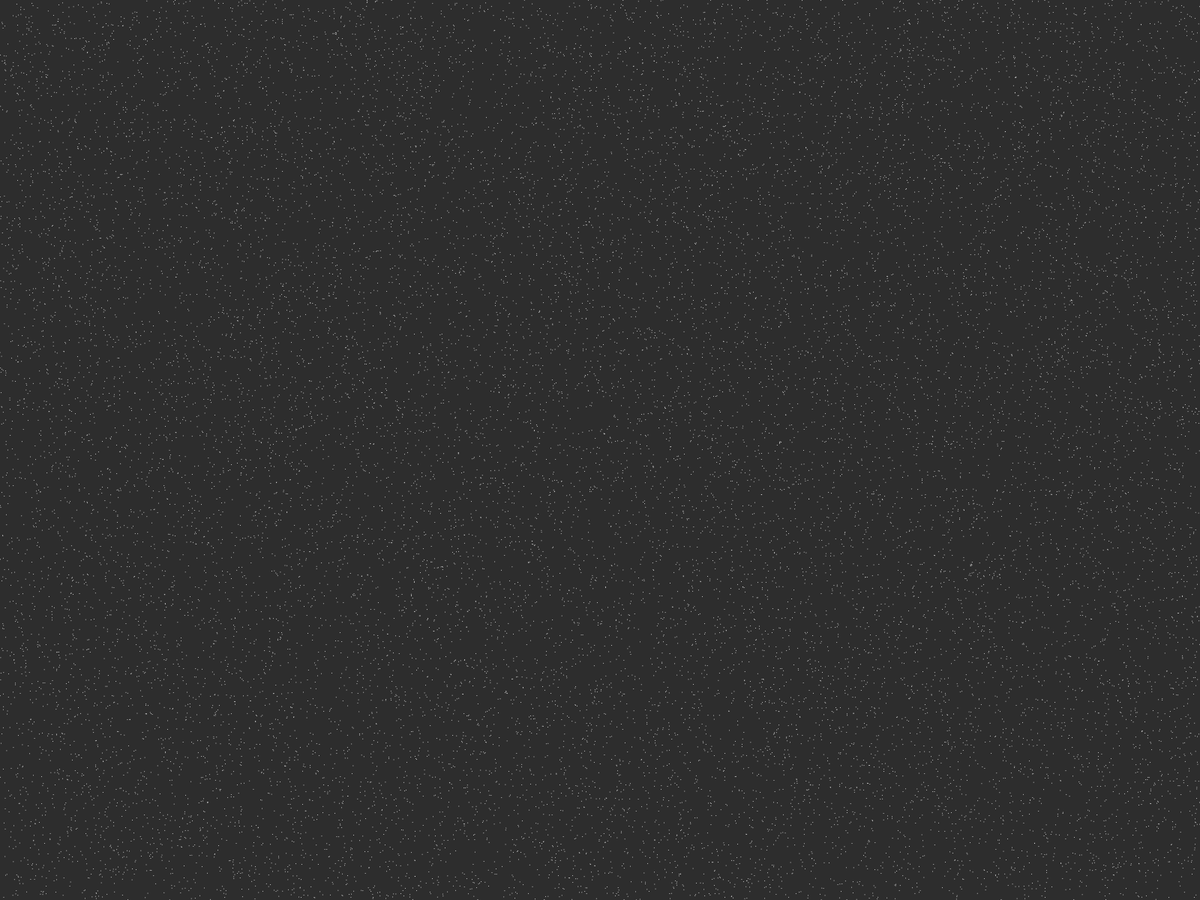
Frame 1 (no input)
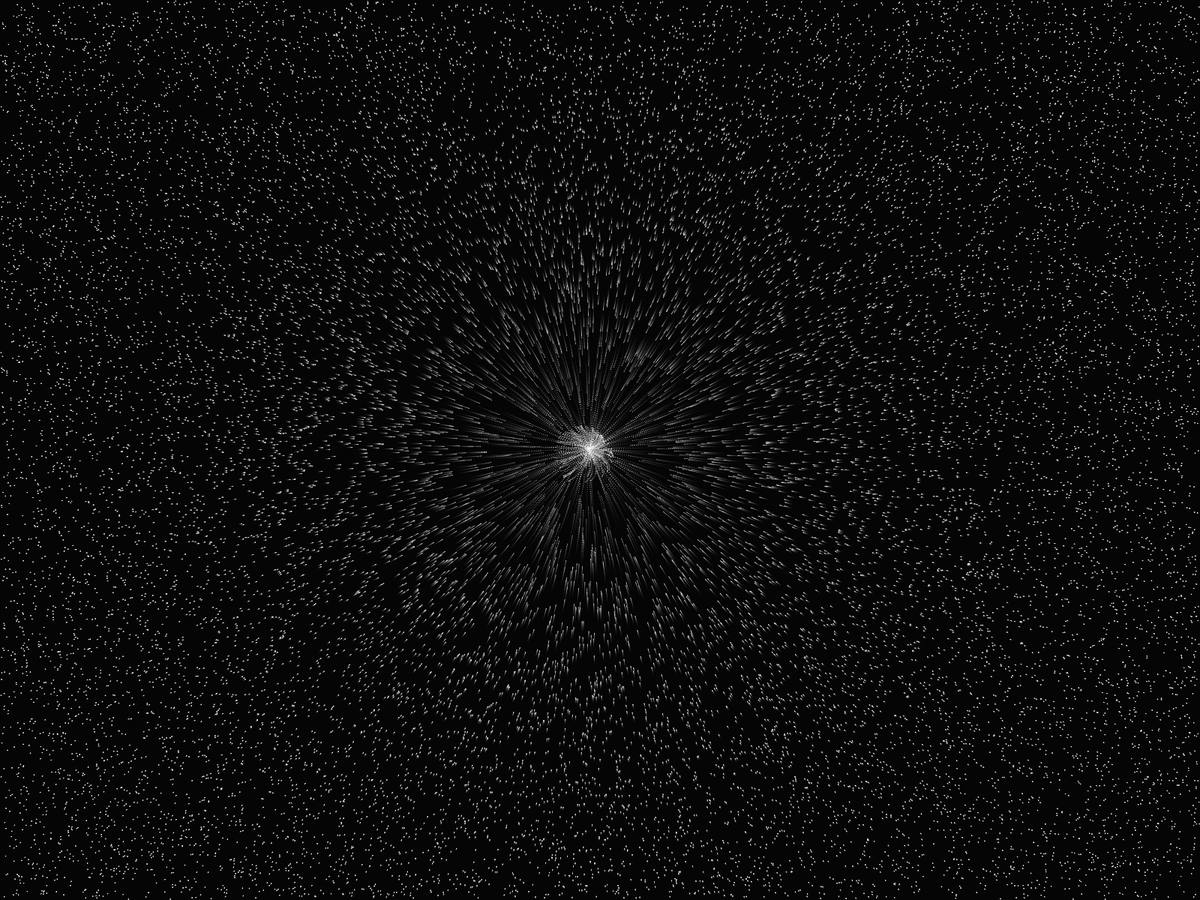
Frame 60 (the mouse pressed at the canvas centre just before this capture)
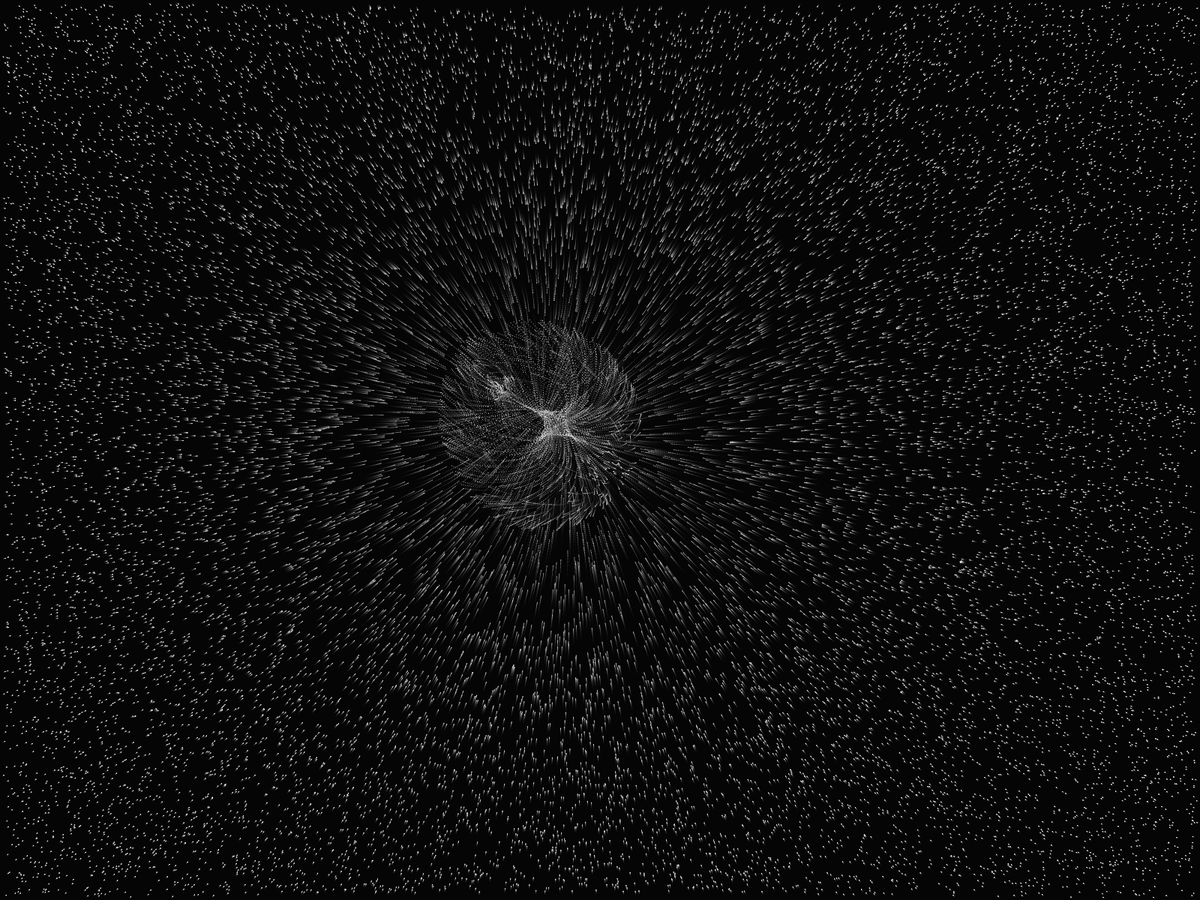
Frame 120 (the mouse held since frame 60 and released just before this capture)

The Processing sketch that drew these frames (run headless with seeded random() and noise(); from frame 60 on, the mouse is pressed at the canvas centre):

// Processing sketch: attractor_art_2
// ── attractor_art_2.pde
Attractor att;
Mover[] m = new Mover[20000];

float time;
int timer;

void setup() {
  //size(900,900);
  fullScreen();
  background(50);
  
  att = new Attractor();
  
  for(int i = 0; i < m.length; i++) {
    m[i] = new Mover();
  }
  
  time = 0;
  timer = 1;
}

void draw() {
  bg();
  
  for(int i = 1; i < m.length; i++) {
    m[i].applyForce(att.attraction(6,m[i]));
    //m[i].update();
    if(i > 1){
      m[i].update(m[i-1]);
    } else { m[i].update(); }
    m[i].edge(4);
    m[i].displayC();
    //m[i].displayL();
  }
  
  att.applyForce(att.perlin(time));
  att.update();
  att.rJump(timer);
  att.edge(4);
  //att.display();
  
  time += 0.1;
  timer ++;
  
}

void bg() {
  push();
  noStroke();
  fill(0,25);
  rect(0,0,width,height);
  pop();
}

// ── Attractor.pde
class Attractor {
  
  PVector location;
  PVector velocity;
  PVector acceleration;
  
  float mass;
  float maxSpeed;
  
  Attractor() {
    location = new PVector(width/2,height/2);
    velocity = new PVector();
    acceleration = new PVector();
    
    mass = 100;
    maxSpeed = 2;
  }
  
  void display() {
    push();
    noStroke();
    fill(0,10);
    circle(location.x,location.y,25);
    pop();
  }
  
  void update() {
    velocity.add(acceleration);
    velocity.limit(maxSpeed);
    location.add(velocity);
    acceleration.mult(0);
  }
  
  void rJump(float time) {
    if((time%560) == 0) {
      println(time, time%120);
      location.set(random(width),random(height));
    }
  }
  
  void applyForce(PVector force) {
    PVector a = PVector.div(force,mass);
    acceleration.add(force);
  }
  
  PVector perlin(float time) {
    PVector force = new PVector(map(noise(time),0,1,-1,1),map(noise(time+1000),0,1,-1,1));
    return force;
  }
  
  PVector attraction(float g, Mover m) {
    PVector force =  PVector.sub(location,m.location);
    float distance = force.mag();
    distance = constrain(distance,mass,sq(mass));
    force.normalize();
    float strength = (g * m.mass * mass)/(distance * distance);
    
    return force.mult(strength);
  }
  
  void edge(int i) {
    switch(i) {
      default:
        if(location.x < 0) {
          location.x = width;
        } else if(location.x > width) {
          location.x = 0;
        }
        
        if(location.y < 0) {
          location.y = height;
        } else if(location.y > height) {
          location.y = 0;
        }
      case 2:
        if(location.x < 0) {
          location.x = 0;
        } else if(location.x > width) {
          location.x = width;
        }
        
        if(location.y < 0) {
          location.y = 0;
        } else if(location.y > height) {
          location.y = height;
        }
      case 3:
        if(location.x < 0) {
          location.x = 0;
          velocity.mult(-1);
        } else if(location.x > width) {
          location.x = width;
          velocity.mult(-1);
        }
        
        if(location.y < 0) {
          location.y = 0;
          velocity.mult(-1);
        } else if(location.y > height) {
          location.y = height;
          velocity.mult(-1);
        }
        case 4:
        if(location.x < 0) {
          location.x = random(width);
          velocity.mult(0);
        } else if(location.x > width) {
          location.x = random(width);
          velocity.mult(0);
        }
        
        if(location.y < 0) {
          location.y = random(height);
          velocity.mult(0);
        } else if(location.y > height) {
          location.y = random(height);
          velocity.mult(0);
        }
    }
  }
}

// ── Mover.pde
class Mover {
  
  PVector location;
  PVector prevLocation;
  PVector velocity;
  PVector acceleration;
  
  float mass;
  float size;
  float maxSpeed;
  float hue;
  
  Mover() {
    location = new PVector(random(width),random(height));
    prevLocation = new PVector();
    prevLocation.add(location);
    velocity = new PVector();
    acceleration = new PVector();
    
    mass = 50;
    size = 1;
    maxSpeed = 10;
    hue = random(255);
    
    colorMode(HSB);
    
  }
  
  void displayC() {
    push();
    noStroke();
    fill(hue,0,255,255);
    circle(location.x,location.y,size);
    pop();
  }
  
  void displayL() {
    push();
    noFill();
    stroke(hue,175,255,255);
    strokeWeight(size);
    line(prevLocation.x,prevLocation.y,location.x,location.y);
    pop();
  }
  
  void update(Mover m) {
    velocity.add(acceleration);
    velocity.limit(maxSpeed);
    prevLocation.set(m.location);
    location.add(velocity);
    acceleration.mult(0);
  }
  
  void update() {
    velocity.add(acceleration);
    velocity.limit(maxSpeed);
    prevLocation.set(location);
    location.add(velocity);
    acceleration.mult(0);
  }
  
  void applyForce(PVector force) {
    PVector a = PVector.div(force,mass);
    acceleration.add(a);
  }
  
  void edge(int i) {
    switch(i) {
      default:
        if(location.x < 0) {
          location.x = width;
        } else if(location.x > width) {
          location.x = 0;
        }
        
        if(location.y < 0) {
          location.y = height;
        } else if(location.y > height) {
          location.y = 0;
        }
      case 2:
        if(location.x < 0) {
          location.x = 0;
        } else if(location.x > width) {
          location.x = width;
        }
        
        if(location.y < 0) {
          location.y = 0;
        } else if(location.y > height) {
          location.y = height;
        }
      case 3:
        if(location.x < 0) {
          location.x = 0;
          velocity.mult(-1);
        } else if(location.x > width) {
          location.x = width;
          velocity.mult(-1);
        }
        
        if(location.y < 0) {
          location.y = 0;
          velocity.mult(-1);
        } else if(location.y > height) {
          location.y = height;
          velocity.mult(-1);
        }
        case 4:
        if(location.x < 0) {
          location.x = random(width);
          location.y = random(height);
          prevLocation.x = location.x;
          prevLocation.y = location.y;
          velocity.mult(0);
        } else if(location.x > width) {
          location.x = random(width);
          location.y = random(height);
          prevLocation.x = location.x;
          prevLocation.y = location.y;
          velocity.mult(0);
        }
        
        if(location.y < 0) {
          location.x = random(width);
          location.y = random(height);
          prevLocation.x = location.x;
          prevLocation.y = location.y;
          velocity.mult(0);
        } else if(location.y > height) {
          location.x = random(width);
          location.y = random(height);
          prevLocation.x = location.x;
          prevLocation.y = location.y;
          velocity.mult(0);
        }
    }
  }
  
}
